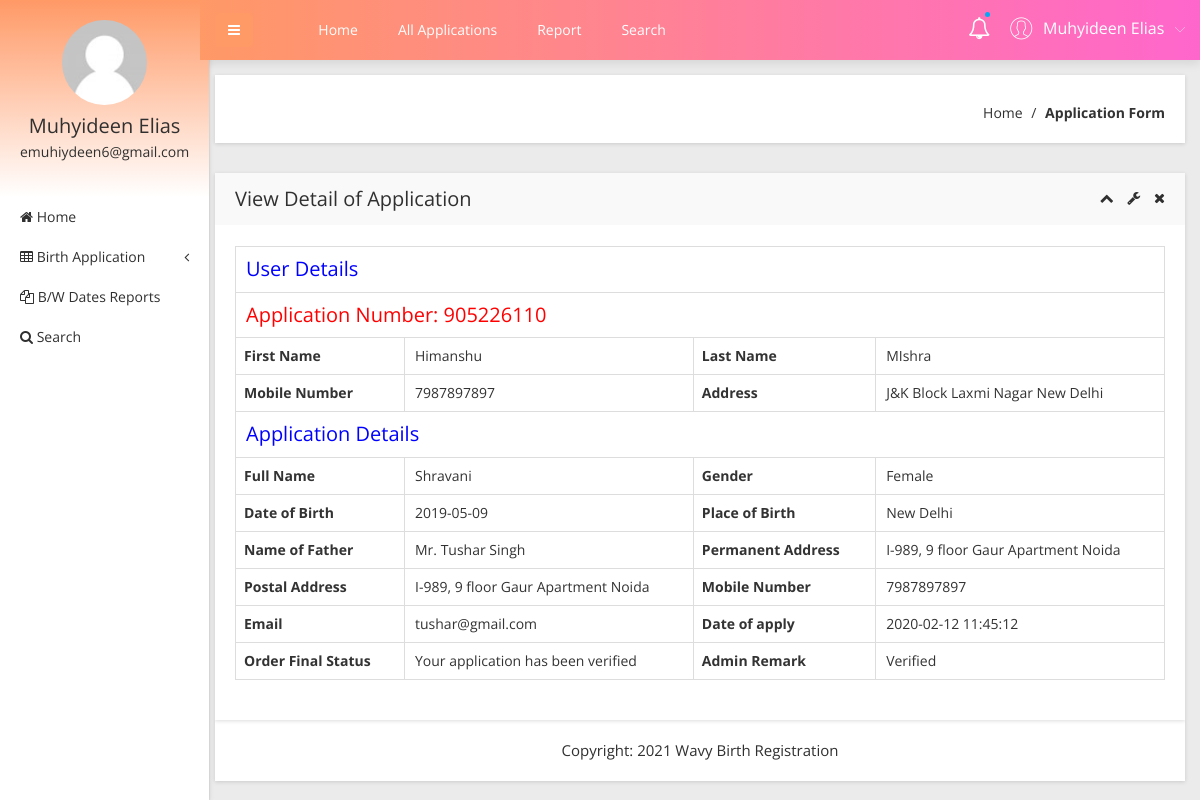
Page /admin/view-application-detail.php?viewid=1 (signed in) on the committed database.
### tables this page shows
CREATE TABLE `tblapplication` (
  `ID` int(10) NOT NULL,
  `UserID` int(5) NOT NULL,
  `ApplicationID` varchar(200) DEFAULT NULL,
  `DateofBirth` varchar(200) DEFAULT NULL,
  `Gender` varchar(50) DEFAULT NULL,
  `FullName` varchar(200) DEFAULT NULL,
  `PlaceofBirth` varchar(200) DEFAULT NULL,
  `NameofFather` varchar(200) DEFAULT NULL,
  `PermanentAdd` mediumtext DEFAULT NULL,
  `PostalAdd` mediumtext DEFAULT NULL,
  `MobileNumber` bigint(10) DEFAULT NULL,
  `Email` varchar(200) DEFAULT NULL,
  `Dateofapply` timestamp NULL DEFAULT current_timestamp(),
  `Remark` varchar(200) DEFAULT NULL,
  `Status` varchar(50) DEFAULT NULL,
  `UpdationDate` timestamp NULL DEFAULT NULL ON UPDATE current_timestamp()
);

CREATE TABLE `tbluser` (
  `ID` int(10) NOT NULL,
  `FirstName` varchar(200) DEFAULT NULL,
  `LastName` varchar(200) DEFAULT NULL,
  `MobileNumber` bigint(10) DEFAULT NULL,
  `Address` mediumtext DEFAULT NULL,
  `Password` varchar(200) NOT NULL,
  `RegDate` timestamp NULL DEFAULT current_timestamp()
);

### admin/view-application-detail.php (the view, shortened to what this page needs)
<?php
include('includes/dbconnection.php');
if (strlen($_SESSION['obcsaid']==0)) {
  header('location:logout.php');
  } else{
  ?>
<!doctype html>
<html class="no-js" lang="en">
<head>
    <link rel="stylesheet" href="css/bootstrap.min.css">
    <link rel="stylesheet" href="css/font-awesome.min.css">
    <link rel="stylesheet" href="css/adminpro-custon-icon.css">
    <link rel="stylesheet" href="css/meanmenu.min.css">
    <link rel="stylesheet" href="css/jquery.mCustomScrollbar.min.css">
    <link rel="stylesheet" href="css/animate.css">
    <link rel="stylesheet" href="css/data-table/bootstrap-table.css">
    <link rel="stylesheet" href="css/data-table/bootstrap-editable.css">
    <link rel="stylesheet" href="css/normalize.css">
    <link rel="stylesheet" href="css/c3.min.css">
    <link rel="stylesheet" href="style.css">
    <link rel="stylesheet" href="css/responsive.css">
</head>
<body class="materialdesign">
    <div class="wrapper-pro">
      <?php include_once('includes/sidebar.php');?>
        <?php include_once('includes/header.php');?>
            <div class="breadcome-area mg-b-30 small-dn">
                <div class="container-fluid">
                    <div class="row">
                        <div class="col-lg-12">
                            <div class="breadcome-list shadow-reset">
                                <div class="row">
                                    <div class="col-lg-12">
                                        <ul class="breadcome-menu">
                                            <li><a href="dashboard.php">Home</a> <span class="bread-slash">/</span>
                                            </li>
                                            <li><span class="bread-blod">Application Form</span>
                                            </li>
                                        </ul>
                                    </div>
                                </div>
                            </div>
                        </div>
                    </div>
                </div>
            </div>
            <div class="data-table-area mg-b-15">
                <div class="container-fluid">
                    <div class="row">
                        <div class="col-lg-12">
                            <div class="sparkline13-list shadow-reset">
                                <div class="sparkline13-hd">
                                    <div class="main-sparkline13-hd">
                                        <h1>View <span class="table-project-n">Detail of</span> Application</h1>
                                        <div class="sparkline13-outline-icon">
                                            <span class="sparkline13-collapse-link"><i class="fa fa-chevron-up"></i></span>
                                            <span><i class="fa fa-wrench"></i></span>
                                            <span class="sparkline13-collapse-close"><i class="fa fa-times"></i></span>
                                        </div>
                                    </div>
                                </div>
                                <div class="sparkline13-graph">
                                    <div class="datatable-dashv1-list custom-datatable-overright">
                                         <?php
                               $vid=$_GET['viewid'];
$sql="SELECT tblapplication.*,tbluser.FirstName,tbluser.LastName,tbluser.MobileNumber,tbluser.Address from  tblapplication join  tbluser on tblapplication.UserID=tbluser.ID where tblapplication.ID=:vid";
$query = $dbh -> prepare($sql);
$query-> bindParam(':vid', $vid, PDO::PARAM_STR);
$query->execute();
$results=$query->fetchAll(PDO::FETCH_OBJ);
$cnt=1;
if($query->rowCount() > 0)
{
foreach($results as $row)
{               ?>
                                <table border="1" class="table table-bordered">
 <tr align="center">
<td colspan="4" style="font-size:20px;color:blue">
 User Details</td></tr>
<tr align="center">
<td colspan="4" style="font-size:20px;color:red">
 Application Number:   <?php  echo $row->ApplicationID;?></td></tr>
    <tr>
    <th scope>First Name</th>
    <td><?php  echo $row->FirstName;?></td>
    <th scope>Last Name</th>
    <td><?php  echo $row->LastName;?></td>
  </tr>
  <tr>
    <th scope>Mobile Number</th>
    <td><?php  echo $row->MobileNumber;?></td>
    <th>Address</th>
    <td><?php  echo $row->Address;?></td>
  </tr>
<tr align="center">
<td colspan="4" style="font-size:20px;color:blue">
 Application Details</td></tr>
 <tr>
    <th scope>Full Name</th>
    <td><?php  echo $row->FullName;?></td>
    <th scope>Gender</th>
    <td><?php  echo $row->Gender;?></td>
  </tr>
   <tr>
    <th scope>Date of Birth</th>
    <td><?php  echo $row->DateofBirth;?></td>
    <th scope>Place of Birth</th>
    <td><?php  echo $row->PlaceofBirth;?></td>
  </tr>
  <tr>
    <th scope>Name of Father</th>
    <td><?php  echo $row->NameofFather;?></td>
    <th scope>Permanent Address</th>
    <td><?php  echo $row->PermanentAdd;?></td>
  </tr>
   <tr>
    <th scope>Postal Address</th>
    <td><?php  echo $row->PostalAdd;?></td>
    <th scope>Mobile Number</th>
    <td><?php  echo $row->MobileNumber;?></td>
  </tr>
   <tr>
    <th scope>Email</th>
    <td><?php  echo $row->Email;?></td>
    <th scope>Date of apply</th>
    <td><?php  echo $row->Dateofapply;?></td>
  </tr>
  <tr>
     <th>Order Final Status</th>
    <td> <?php  $status=$row->Status;
if($row->Status=="Verified")
{
  echo "Your application has been verified";
}
     ;?></td>
     <th >Admin Remark</th>
    <?php if($row->Status==""){ ?>
                     <td><?php echo "Your application has still pending"; ?></td>
<?php } else { ?>                  <td><?php  echo htmlentities($row->Status);?>
                  </td>
                  <?php } ?>
  </tr>
  <?php $cnt=$cnt+1;}} ?>
</table>
                    </div>
                </div>
            </div>
        </div>
    </div>
  <?php include_once('includes/footer.php');?>
</body>
</html><?php }  ?>

### admin/includes/sidebar.php (shortened to what this page needs)
     <?php
include('includes/dbconnection.php');
if (strlen($_SESSION['obcsaid']==0)) {
  header('location:logout.php');
  } else{
  ?>
  <div class="left-sidebar-pro">
            <nav id="sidebar">
                <div class="sidebar-header">
                    <a href="#"><img src="img/message/avatar.jpg" alt="" />
                    </a>
                    <?php
$aid=$_SESSION['obcsaid'];
$sql="SELECT AdminName,Email from  tbladmin where ID=:aid";
$query = $dbh -> prepare($sql);
$query->bindParam(':aid',$aid,PDO::PARAM_STR);
$query->execute();
$results=$query->fetchAll(PDO::FETCH_OBJ);
$cnt=1;
if($query->rowCount() > 0)
{
foreach($results as $row)
{               ?>
                    <h3> <?php  echo $row->AdminName;?></h3>
                    <p> <?php  echo $row->Email;?></p>
                  <?php $cnt=$cnt+1;}} ?>
                </div>
                <div class="left-custom-menu-adp-wrap">
                    <ul class="nav navbar-nav left-sidebar-menu-pro">
                        <li class="nav-item">
                            <a href="dashboard.php" role="button" aria-expanded="false"><i class="fa big-icon fa-home"></i> <span class="mini-dn">Home</span> </a>
                        </li>
                        <li class="nav-item"><a href="#" data-toggle="dropdown" role="button" aria-expanded="false" class="nav-link dropdown-toggle"><i class="fa big-icon fa-table"></i> <span class="mini-dn">Birth Application</span> <span class="indicator-right-menu mini-dn"><i class="fa indicator-mn fa-angle-left"></i></span></a>
                        </li>
                        <li class="nav-item">
                            <a href="between-dates-report.php" role="button" aria-expanded="false"><i class="fa big-icon fa-files-o"></i> <span class="mini-dn">B/W Dates Reports</span> </a>
                        </li>
                        <li class="nav-item">
                            <a href="search.php" role="button" aria-expanded="false"><i class="fa fa-search"></i> <span class="mini-dn">Search</span> </a>
                        </li>
                    </ul>
                </div>
            </nav>
        </div>
        <?php }  ?>

### admin/includes/header.php (shortened to what this page needs)
      <?php
include('includes/dbconnection.php');
if (strlen($_SESSION['obcsaid']==0)) {
  header('location:logout.php');
  } else{
  ?>
 <div class="content-inner-all">
            <div class="header-top-area">
                <div class="fixed-header-top">
                    <div class="container-fluid">
                        <div class="row">
                            <div class="col-lg-1 col-md-6 col-sm-6 col-xs-12">
                                <button type="button" id="sidebarCollapse" class="btn bar-button-pro header-drl-controller-btn btn-info navbar-btn">
                                    <i class="fa fa-bars"></i>
                                </button>
                            </div>
                            <div class="col-lg-6 col-md-1 col-sm-1 col-xs-12">
                                <div class="header-top-menu tabl-d-n">
                                    <ul class="nav navbar-nav mai-top-nav">
                                        <li class="nav-item"><a href="dashboard.php" class="nav-link">Home</a>
                                        </li>
                                        <li class="nav-item"><a href="all-birth-application.php" class="nav-link">All Applications</a>
                                        </li>
                                        <li class="nav-item"><a href="between-dates-report.php" class="nav-link">Report</a>
                                        </li>
                                        <li class="nav-item"><a href="search.php" class="nav-link">Search</a>
                                        </li>
                                    </ul>
                                </div>
                            </div>
                            <div class="col-lg-5 col-md-5 col-sm-6 col-xs-12">
                                <div class="header-right-info">
                                    <ul class="nav navbar-nav mai-top-nav header-right-menu">
                                        <li class="nav-item"><a href="new-birth-application.php" data-toggle="dropdown" role="button" aria-expanded="false" class="nav-link dropdown-toggle"><i class="fa fa-bell-o" aria-hidden="true"></i><span class="indicator-nt"></span></a>
                                        </li>
                                        <li class="nav-item">
                                            <a href="#" data-toggle="dropdown" role="button" aria-expanded="false" class="nav-link dropdown-toggle">
                                                <?php
$aid=$_SESSION['obcsaid'];
$sql="SELECT AdminName,Email from  tbladmin where ID=:aid";
$query = $dbh -> prepare($sql);
$query->bindParam(':aid',$aid,PDO::PARAM_STR);
$query->execute();
$results=$query->fetchAll(PDO::FETCH_OBJ);
$cnt=1;
if($query->rowCount() > 0)
{
foreach($results as $row)
{               ?>
                                                <span class="adminpro-icon adminpro-user-rounded header-riht-inf"></span>
                                                <span class="admin-name"><?php  echo $row->AdminName;?></span>
                                                <span class="author-project-icon adminpro-icon adminpro-down-arrow"></span><?php $cnt=$cnt+1;}} ?>
                                            </a>
                                        </li>
                                    </ul>
                                </div>
                            </div>
                        </div>
                    </div>
                </div>
            </div><?php }  ?>

### rows in the picture
tblapplication: ApplicationID "905226110", UserID.FirstName "Himanshu", UserID.LastName "MIshra", UserID.MobileNumber "7987897897", UserID.Address "J&K Block Laxmi Nagar New Delhi", FullName "Shravani", Gender "Female", DateofBirth "2019-05-09", PlaceofBirth "New Delhi", NameofFather "Mr. Tushar Singh", PermanentAdd "I-989, 9 floor Gaur Apartment Noida", PostalAdd "I-989, 9 floor Gaur Apartment Noida", Email "tushar@gmail.com", Dateofapply "2020-02-12 11:45:12", shows "Your application has been verified", Status "Verified"

### other values in the picture
$row->AdminName "Muhyideen Elias"
$row->Email "emuhiydeen6@gmail.com"
